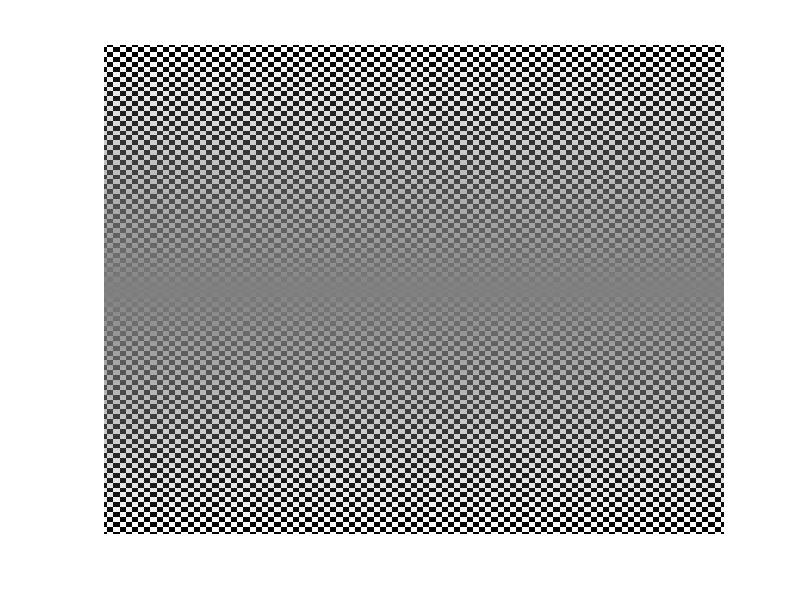
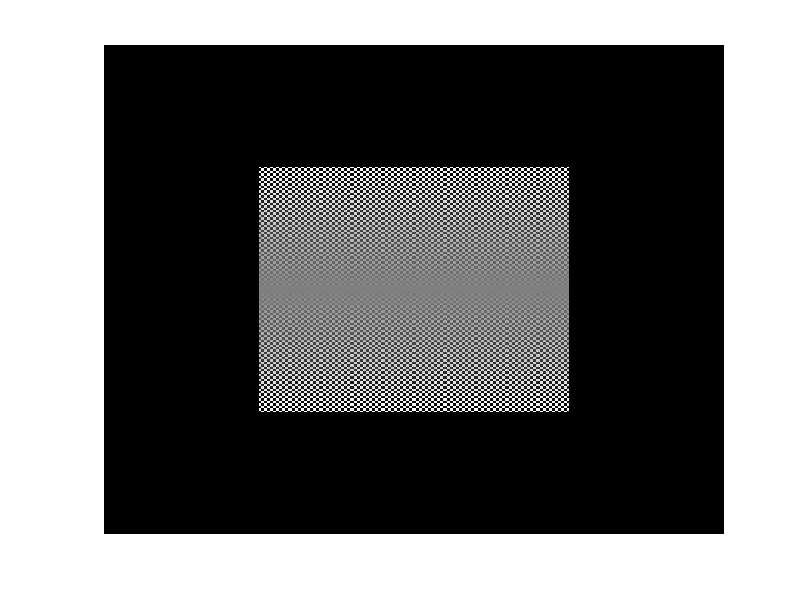

Source code (MATLAB) for these figures, in order:
%%%%%% Challenge 2 Solution %%%%%%%%%

% Creating a random image
myObjImg = magic(200);

% Displaying image
figure; 
imagesc(myObjImg);
colormap('gray');
axis off

% Zero-padding myOjImg to have a black background 
myImg = padarray(myObjImg, [100 100], 0, 'both');

% Displaying image with a background
figure; 
imagesc(myImg);
colormap('gray');
axis off

% Saving myImg as a .mat file
save('myImage','myImg');

%%%%%%%%%%%%%%%%